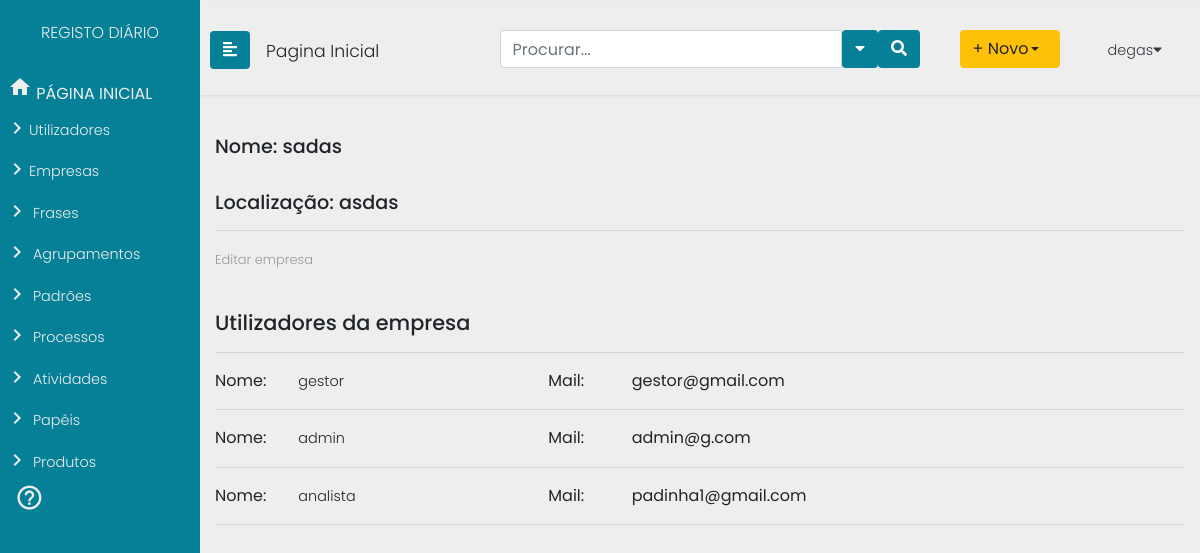
/empresas/OrganizationDetail/1 (signed in), run on an earlier commit of the app's database.
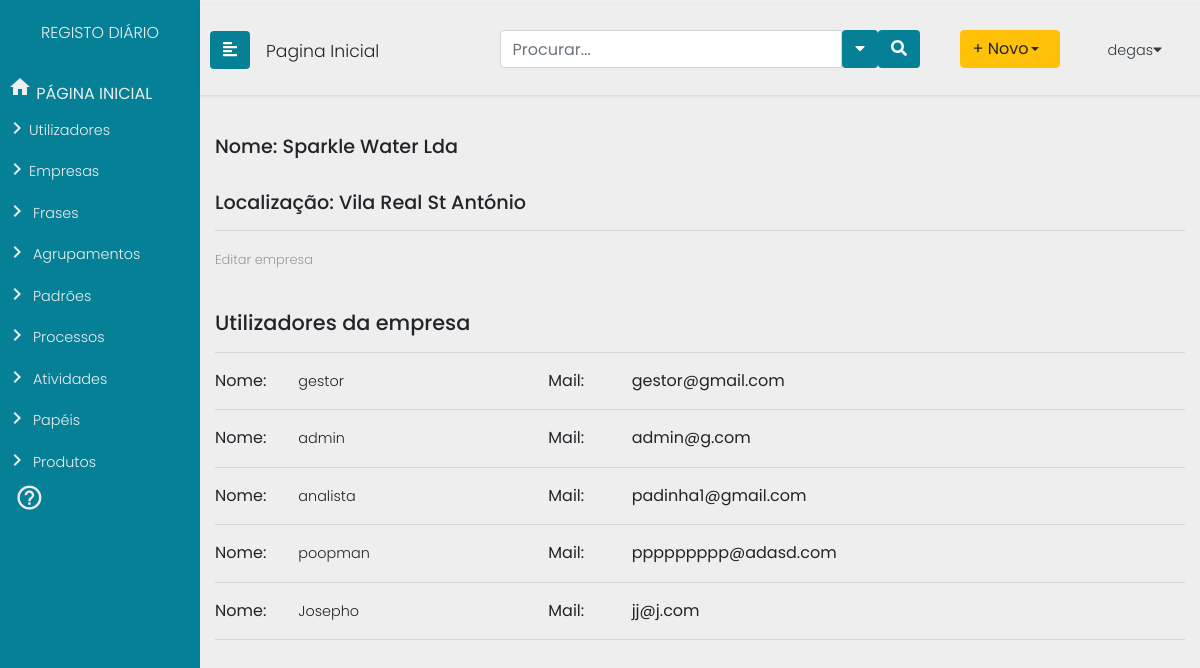
And on a later commit of the database.
### Users/models.py (models this page shows, shortened)
class Organization(models.Model):
    name = models.CharField(max_length=200, unique=True, blank=False)
    location = models.CharField(max_length=200, blank=False)

class User(AbstractUser):
    id = models.AutoField(db_column='ID',primary_key=True)
    username = models.CharField(db_column='UserName',
                                max_length=255,
                                unique=True)
    useremail = models.CharField(db_column='UserEmail',
                                 max_length=255)
    password = models.CharField(db_column='Password',
                                max_length=255,
                                blank=True, null=True)
    organization = models.ForeignKey(Organization, null=True,blank=True, on_delete=models.SET_NULL)
    class Meta:
        managed = True
        db_table = 'User'
        permissions = (
            ("test_GProc", "Teste de permissao geral Gestor de Processos"),
            ("test_Analist", "Teste de permissao geral Analista"),
            ("test_Func", "Teste de permissao geral Funcionário"),
            ("test_Admin", "Teste de permissao geral Administrador"),)

### Users/views.py (the view)
# urls.py: path("empresas/OrganizationDetail/<int:pk>", login_required(views.OrganizationDetail.as_view(),login_url="/login"), name="OrganizationDetail"  ),
class OrganizationDetail(DetailView):
	model = Organization
	def get_context_data(self, **kwargs):
		context = super().get_context_data(**kwargs)
		context['org_users'] = User.objects.filter(organization__id =self.kwargs['pk'])
		return context

### templates/users/organization_detail.html
{% extends "processes/header2.html" %}
{% block content %}
{% include "processes/includes/sidenav.html" %}
{% if perms.test_Admin %}
<div class="container">
<h3>Nome: {{object.name}}</h3>
<br>
        <h3>Localização:&nbsp;{{object.location}}</h3>
        <hr>
<p><a href="/empresas/OrganizationUpdate/{{object.id}}"> Editar empresa </a></p>
<br>
<h2>Utilizadores da empresa</h2>
<hr>
{% for usr in org_users %}
<div class="row">
        <div class="col-sm-1">Nome:</div>
        <div class="col-sm-3"><a href="/utilizadores/UserDetail/{{usr.id}}" > {{usr.username}} </a></div>
        <div class="col-sm-1">Mail:</div>
        <div class="col-sm-1"> {{usr.email}}</div>
        </div>
        <hr>
        {% endfor %}
      </div>
      {% else %}
      <h2>Não tem permissão para visualizar esta página.</h2>
      {% endif %}
{% endblock %}

What changed in the data, as far as the page shows it:
changed Organization: name "sadas" → "Sparkle Water Lda"; location "asdas" → "Vila Real St António"
added User: username "poopman", email "ppppppppp@adasd.com"
added User: username "Josepho", email "jj@j.com"
